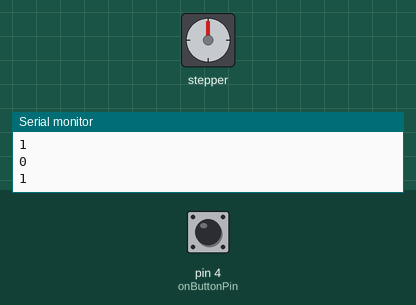
The sketch below on a simulated Arduino Uno, built with avr-gcc and run on an emulated ATmega328P. Shown: stepper motor, the last lines printed to the serial monitor. The inputs (shaded band) are chosen by the test bench; at power-on: pin 4 (onButtonPin) HIGH. Stepper angles assume 1024 steps per turn.

Above: at 1.2 s.
1.3 s: pin 4 (onButtonPin) pulled LOW for 0.15 s
At 1.76 s:
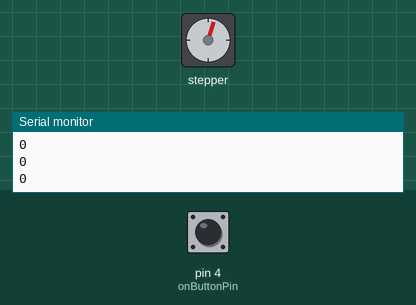
8.8 s: pin 4 (onButtonPin) pulled LOW for 1 s
At 8.96 s:
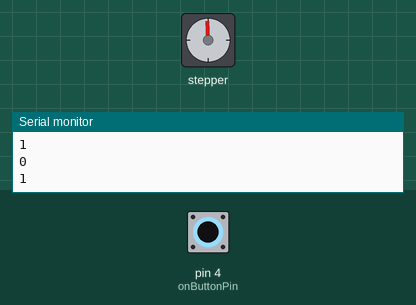
15.8 s: pin 4 (onButtonPin) pulled LOW for 3.2 s
At 16.61 s:
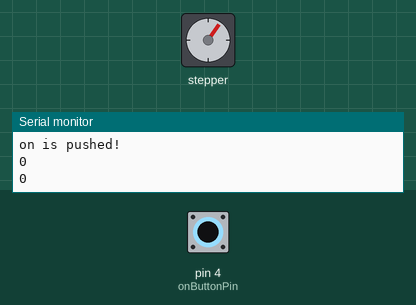
Timing chart, 0 to 23.4 s (numbered marks = the images above; inputs shaded):
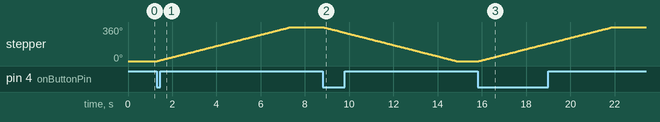

Measured:
- after the input at 1.3 s, stepper: turns 360° clockwise in 6.1 s, starting at once
- after the input at 8.8 s, stepper: turns 360° counter-clockwise in 6.0 s, starting at once
- after the input at 15.8 s, stepper: turns 360° clockwise in 6.1 s, starting after 0.06 s

The sketch:

verrigelungsoeffner.ino
```cpp
#include <Stepper.h>

// Anzahl der Schritte pro Umdrehung
#define STEPS 1024

// Motorgeschwindigkeit in RPM
#define MOTOR_RPM 10

const int onButtonPin = 4;

int on = 1;

boolean open = false;

Stepper stepper(STEPS, 8, 10, 9, 11); // Motor Pins

void setup()
{
  pinMode(onButtonPin, INPUT_PULLUP);

  Serial.begin(9600);
}

void loop()
{
    on = digitalRead(onButtonPin);
    Serial.println(on);
    Serial.println(open);
    if (on == LOW && open){

      stepper.setSpeed(MOTOR_RPM);
      stepper.step(-STEPS);

      Serial.println("on is pushed!");
      delay(1000);
      open = false;

    }else if ( on == LOW && !open){

      stepper.setSpeed(MOTOR_RPM);
      stepper.step(STEPS);

      Serial.println("off is pushed!");
      delay(1000);
      open = true;

    }

}
```
